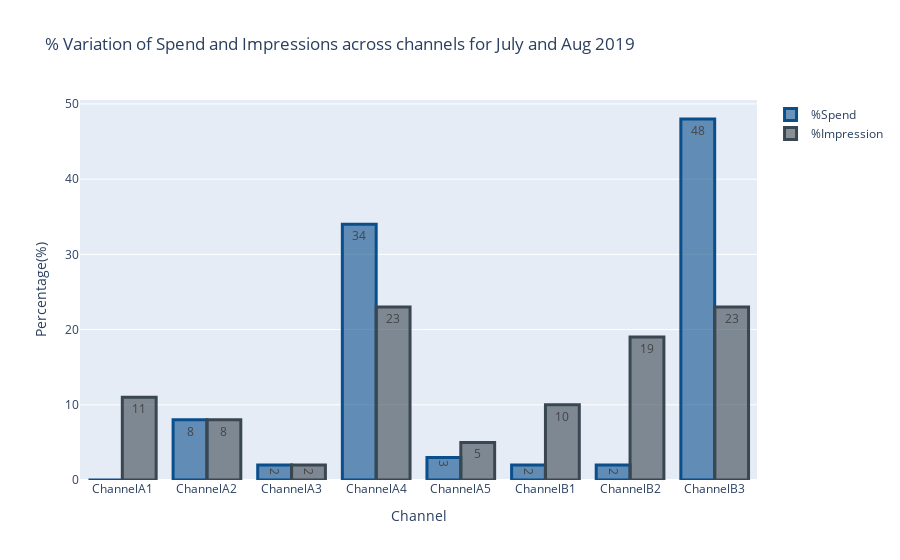

Notebook code for this chart:
### Markdown cell above
### Q4 - Visualise the percentage variation of spend and impressions across all channels for the period 07/07/2019 to 03/08/2019

### Code cell
fig = go.Figure(data=[go.Bar(name="%Spend",
            x=df_july_aug_plot['Channel'], y=df_july_aug_plot['PCT_Spend'].round(0),text=df_july_aug_plot['PCT_Spend'].round(0),
            textposition='auto',marker=dict(
        color='rgba(10, 78, 139, 0.6)',
        line=dict(color='rgba(10, 78, 139, 1.0)', width=3))
                            ),
            go.Bar(name="%Impression",
            x=df_july_aug_plot['Channel'], y=df_july_aug_plot['PCT_Impression'].round(0),text=df_july_aug_plot['PCT_Impression'].round(0),
            textposition='auto',marker=dict(
        color='rgba(58, 71, 80, 0.6)',
        line=dict(color='rgba(58, 71, 80, 1.0)', width=3)
    )
                  
                  ),          
            
        ])

fig.update_layout(title="% Variation of Spend and Impressions across channels for July and Aug 2019",
    yaxis_title="Percentage(%)",xaxis_title="Channel",barmode='group')
fig.show()

### Figure 1 — Plotly figure (JSON) as saved in the notebook; plotly's stock layout.template omitted (floating-point values rounded to 4 significant figures)
{"data": [{"marker": {"color": "rgba(10, 78, 139, 0.6)", "line": {"color": "rgba(10, 78, 139, 1.0)", "width": 3}}, "name": "%Spend", "text": [0, 8, 2, 34, 3, 2, 2, 48], "textposition": "auto", "type": "bar", "x": ["ChannelA1", "ChannelA2", "ChannelA3", "ChannelA4", "ChannelA5", "ChannelB1", "ChannelB2", "ChannelB3"], "y": [0, 8, 2, 34, 3, 2, 2, 48]}, {"marker": {"color": "rgba(58, 71, 80, 0.6)", "line": {"color": "rgba(58, 71, 80, 1.0)", "width": 3}}, "name": "%Impression", "text": [11, 8, 2, 23, 5, 10, 19, 23], "textposition": "auto", "type": "bar", "x": ["ChannelA1", "ChannelA2", "ChannelA3", "ChannelA4", "ChannelA5", "ChannelB1", "ChannelB2", "ChannelB3"], "y": [11, 8, 2, 23, 5, 10, 19, 23]}], "layout": {"barmode": "group", "title": {"text": "% Variation of Spend and Impressions across channels for July and Aug 2019"}, "xaxis": {"title": {"text": "Channel"}}, "yaxis": {"title": {"text": "Percentage(%)"}}}}
